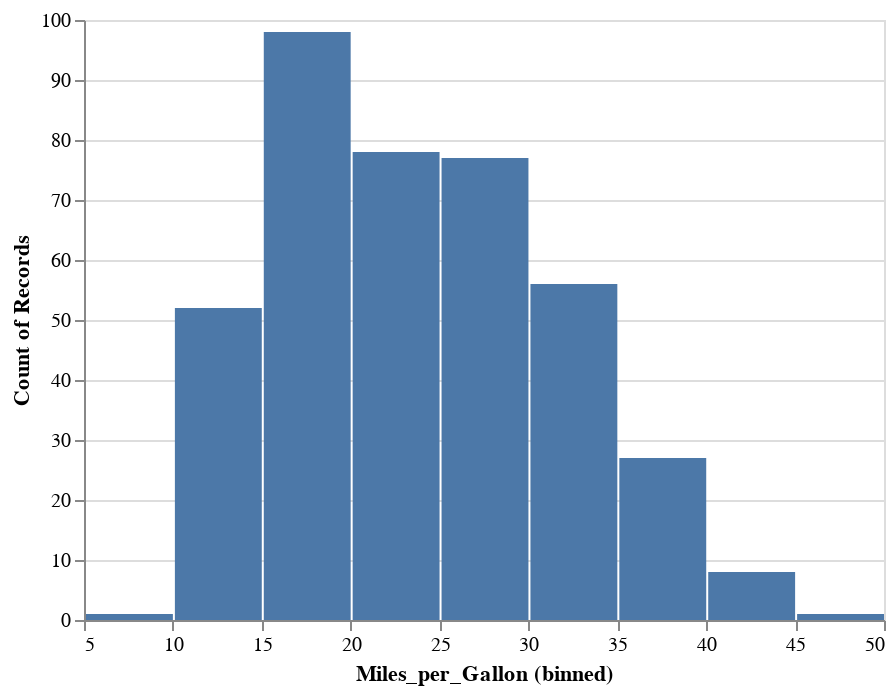

The code cell stored with this chart in its notebook:
### Code cell
# load an example dataset
from vega_datasets import data
cars = data.cars()

# plot the dataset, referencing dataframe column names
import altair as alt
alt.Chart(cars).mark_bar().encode(
  x=alt.X('Miles_per_Gallon', bin=True),
  y='count()',
)

### Figure 1 — Vega-Lite specification as saved in the notebook (floating-point values rounded to 4 significant figures; data arrays with more than 128 entries replaced by an {"elided": "..."} marker saying what was removed)
{"config": {"view": {"continuousWidth": 400, "continuousHeight": 300}}, "data": {"name": "data-f02450ab61490a1363517a0190416235"}, "mark": "bar", "encoding": {"x": {"type": "quantitative", "bin": true, "field": "Miles_per_Gallon"}, "y": {"type": "quantitative", "aggregate": "count"}}, "$schema": "https://vega.github.io/schema/vega-lite/v4.8.1.json", "datasets": {"data-f02450ab61490a1363517a0190416235": {"elided": "406 records"}}}
